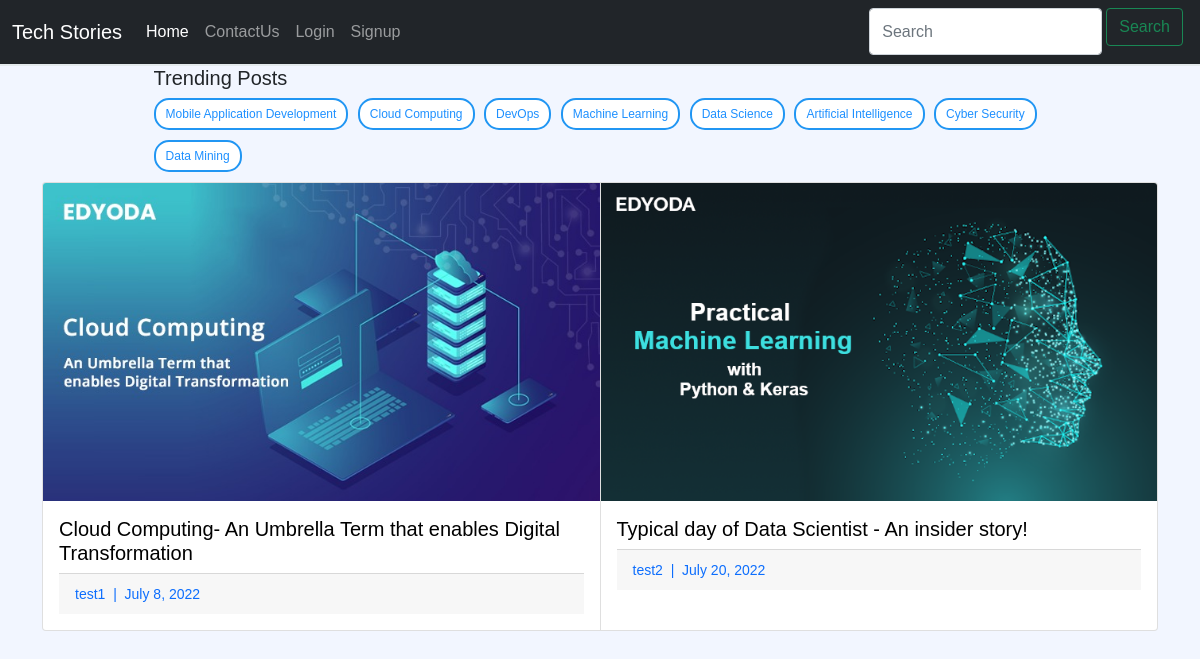
The app's page /blogs/ with its own data.
### blog/models.py (models this page shows, shortened)
class Category(models.Model):
    name = models.CharField(max_length=50)
    description = models.TextField()

class Post(models.Model):
    statuses = [
        ("D", "Draft"),
        ("P", "Published"),
    ]
    sno = models.AutoField(primary_key=True)
    title = models.CharField(max_length=255)
    slug = models.SlugField(unique=True,blank=True)
    content = tinymce_models.HTMLField()
    status = models.CharField(max_length=1, choices=statuses)
    category = models.ForeignKey(Category, on_delete=models.CASCADE, related_name='category')
    author = models.ForeignKey(Profile, on_delete=models.CASCADE, related_name='author')
    date = models.DateField(auto_now_add=True)
    image = models.ImageField(upload_to="blog/post", blank=True)
    likes = models.ManyToManyField(User, related_name='likes', blank=True)
    def get_absolute_url(self):
        return reverse('post-detail', kwargs={'sno': self.sno})

### account/models.py (models this page shows, shortened)
class Profile(models.Model):
    user = models.OneToOneField(User, on_delete=models.CASCADE, related_name='user')
    display_name = models.CharField(max_length=20, db_index=True, default="Add your name")
    bio = models.CharField(max_length=500, db_index=True, default="Add your information")
    image = models.ImageField(upload_to="profile/", db_index=True, default='profile/user.jpeg')
    def __str__(self):
        return self.user.username

### blog/views.py (the view)
# urls.py: path("", PostListView.as_view(template_name="blog/index.html"), name="index"),
class PostListView(ListView):
    model = Post
    queryset = Post.objects.all()
    template_name = "blog/index.html"
    context_object_name = "posts"
    def get_context_data(self, **kwargs):
        context = super().get_context_data(**kwargs)
        context['categories'] = Category.objects.all()
        return context

### blog/templates/blog/index.html (shortened to what this page needs)
{% extends 'blog/base.html' %}
{% load static %}
{% block content %}
<div class="container">
    <div id="trending-posts-container">
        <div id="trending-posts">
            <h5>Trending Posts</h5>
        </div>
        <div id="trending-posts">
            {% for cat in categories %}
            <a href="filter/{{ cat.id }}" id="cat-button"><button id="btn">{{ cat.name }}</button></a>
            {% endfor %}
        </div>
    </div>
            <div class="card-group">
                {% for post in posts %}
                    <div class="card col-md-4">
                        <a href="{{ post.get_absolute_url }}">
                        <img src="{{post.image.url}}" class="card-img-top" alt="...">
                        <div class="card-body">
                            <h5 class="card-title">{{post.title}}</h5>
                            <div class="card-footer">
                                <small class="text-primary">{{post.author}}&nbsp;&nbsp;|&nbsp;&nbsp;{{post.date}}</small>
                            </div>
                        </div>
                    </a>
                    </div>
                {% endfor %}
</div>
{% endblock %}

### blog/static/blog/css/base.css (style rules this page uses)
body { margin:0; background-color:#f2f6ff; font-family: Raleway,sans-serif; }
a { color:black; text-decoration:none; }
button { border:1px solid #0084ff; border-radius:15px; color:#0084ff; background-color:#f2f6ff; padding-left:10px; padding-right:10px; padding-top:5px; padding-bottom:5px; margin-right:5px; margin-bottom:10px }
#btn { color:white; background-color:#0084ff; }

### blog/templates/blog/index.html (style rules this page uses)
.container { width: 100%; left: 0; right: 0; margin: auto; overflow: hidden; }
#trending-posts-container { margin: auto; width: 80%; }
#trending-posts { overflow: hidden; width: 100%; }
#cat-button { font-size: 12px; }

### records on screen
Category: name "Mobile Application Development"
Category: name "Cloud Computing"
Category: name "DevOps"
Category: name "Machine Learning"
Category: name "Data Science"
Category: name "Artificial Intelligence"
Category: name "Cyber Security"
Category: name "Data Mining"
Post: image (picture), title "Cloud Computing- An Umbrella Term that enables Digital Transformation", author "test1", date "July 8, 2022"
Post: image (picture), title "Typical day of Data Scientist - An insider story!", author "test2", date "July 20, 2022"
